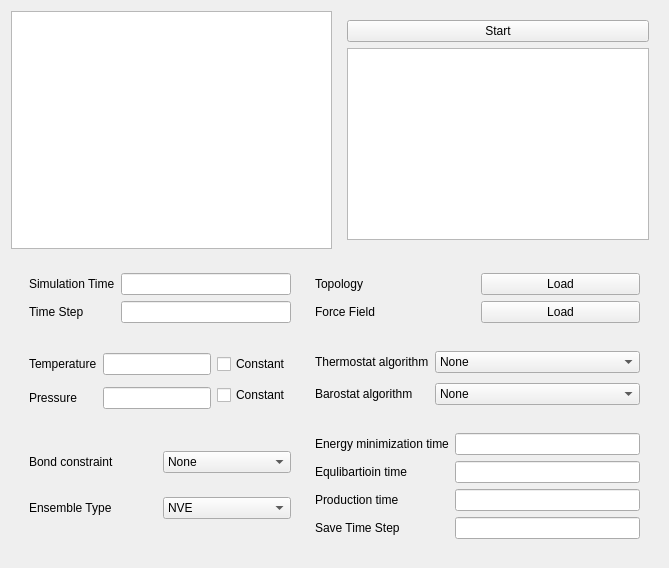
          <widget class="QWidget" name="PybraneSimSetUpTab">
           <attribute name="title">
            <string>Simulator SetUp</string>
           </attribute>
           <layout class="QGridLayout" name="gridLayout_32">
            <item row="0" column="0">
             <widget class="QTextBrowser" name="simsetutplaceholder"/>
            </item>
            <item row="0" column="1">
             <widget class="QWidget" name="PybraneSimSetUpBottomRightWidget" native="true">
              <layout class="QVBoxLayout" name="verticalLayout_6">
               <item>
                <widget class="QPushButton" name="PybraneSimSetUpStartButton">
                 <property name="text">
                  <string>Start</string>
                 </property>
                </widget>
               </item>
               <item>
                <widget class="QTextBrowser" name="PybraneSimSetUpInstructionTextBox"/>
               </item>
              </layout>
             </widget>
            </item>
            <item row="1" column="0" colspan="2">
             <widget class="QWidget" name="PybraneSimSetUpBottomWidget" native="true">
              <layout class="QGridLayout" name="gridLayout_31">
               <item row="0" column="0" colspan="2">
                <widget class="QWidget" name="PybraneSimSetUpBottomLeftWidget" native="true">
                 <layout class="QGridLayout" name="gridLayout_8">
                  <item row="0" column="0">
                   <widget class="QLabel" name="PybraneSimSetUpSimTimeLabel">
                    <property name="text">
                     <string>Simulation Time</string>
                    </property>
                   </widget>
                  </item>
                  <item row="0" column="1">
                   <widget class="QLineEdit" name="PybraneSimSetUpSimTimeLineEdit"/>
                  </item>
                  <item row="1" column="0">
                   <widget class="QLabel" name="PybraneSimSetUpTimeStepLabel">
                    <property name="text">
                     <string>Time Step</string>
                    </property>
                   </widget>
                  </item>
                  <item row="1" column="1">
                   <widget class="QLineEdit" name="PybraneSimSetUpTimeStepLineEdit"/>
                  </item>
                 </layout>
                </widget>
               </item>
               <item row="0" column="2">
                <widget class="QWidget" name="PybraneSimSetUpLoadWidget" native="true">
                 <layout class="QGridLayout" name="gridLayout_7">
                  <item row="0" column="0">
                   <widget class="QLabel" name="PybraneSimSetUpMembraneLabel">
                    <property name="text">
                     <string>Topology</string>
                    </property>
                   </widget>
                  </item>
                  <item row="0" column="1">
                   <widget class="QPushButton" name="PybraneSimSetUpMemLoadButton">
                    <property name="text">
                     <string>Load</string>
                    </property>
                   </widget>
                  </item>
                  <item row="1" column="1">
                   <widget class="QPushButton" name="PybraneSimSetUpFFLoadButton">
                    <property name="text">
                     <string>Load</string>
                    </property>
                   </widget>
                  </item>
                  <item row="1" column="0">
                   <widget class="QLabel" name="PybraneSimSetUpFFLabel">
                    <property name="text">
                     <string>Force Field</string>
                    </property>
                   </widget>
                  </item>
                 </layout>
                </widget>
               </item>
               <item row="1" column="2">
                <widget class="QWidget" name="PybraneSimSetUpBaroThermWidget" native="true">
                 <layout class="QGridLayout" name="gridLayout_28">
                  <item row="1" column="1">
                   <widget class="QComboBox" name="PybraneSimSetUpBArostatComboBox">
                    <item>
                     <property name="text">
                      <string>None</string>
                     </property>
                    </item>
                    <item>
                     <property name="text">
                      <string>Isotropic</string>
                     </property>
                    </item>
                    <item>
                     <property name="text">
                      <string>Anisotopic</string>
                     </property>
                    </item>
                   </widget>
                  </item>
                  <item row="0" column="1">
                   <widget class="QComboBox" name="PybraneSimSetUpThermostatComboBox">
                    <item>
                     <property name="text">
                      <string>None</string>
                     </property>
                    </item>
                    <item>
                     <property name="text">
                      <string>Berendsen</string>
                     </property>
                    </item>
                    <item>
                     <property name="text">
                      <string>Langevin</string>
                     </property>
                    </item>
                    <item>
                     <property name="text">
                      <string>Andersen</string>
                     </property>
                    </item>
                    <item>
                     <property name="text">
                      <string>Langevin w/Collision Frequency</string>
                     </property>
                    </item>
                   </widget>
                  </item>
                  <item row="1" column="0">
                   <widget class="QLabel" name="PybraneSimSetUpBarostatLabel">
                    <property name="text">
                     <string>Barostat algorithm</string>
                    </property>
                   </widget>
                  </item>
                  <item row="0" column="0">
                   <widget class="QLabel" name="PybraneSimSetUpThermostatLabel">
                    <property name="text">
                     <string>Thermostat algorithm</string>
                    </property>
                   </widget>
                  </item>
                 </layout>
                </widget>
               </item>
               <item row="2" column="2">
                <widget class="QWidget" name="PybraneSimSetUpTimeConfigsWidget" native="true">
                 <layout class="QGridLayout" name="gridLayout_30">
                  <item row="0" column="0">
                   <widget class="QLabel" name="PybraneSimSetUpEnergyMinLabel">
                    <property name="text">
                     <string>Energy minimization time</string>
                    </property>
                   </widget>
                  </item>
                  <item row="0" column="1">
                   <widget class="QLineEdit" name="PybraneSimSetUpEnergyMinLineEdit"/>
                  </item>
                  <item row="1" column="0">
                   <widget class="QLabel" name="PybraneSimSetUpEquilibrationLabel">
                    <property name="text">
                     <string>Equlibartioin time</string>
                    </property>
                   </widget>
                  </item>
                  <item row="1" column="1">
                   <widget class="QLineEdit" name="PybraneSimSetUpEquilibrationLineEdit"/>
                  </item>
                  <item row="2" column="0">
                   <widget class="QLabel" name="PybraneSimSetUpProductionLabel">
                    <property name="text">
                     <string>Production time</string>
                    </property>
                   </widget>
                  </item>
                  <item row="2" column="1">
                   <widget class="QLineEdit" name="PybraneSimSetUpProductionLineEdit"/>
                  </item>
                  <item row="3" column="0">
                   <widget class="QLabel" name="PybraneSimSetUpSaveTimeStepLabel">
                    <property name="text">
                     <string>Save Time Step</string>
                    </property>
                   </widget>
                  </item>
                  <item row="3" column="1">
                   <widget class="QLineEdit" name="PybraneSimSetUpSaveTimeStepLineEdit"/>
                  </item>
                 </layout>
                </widget>
               </item>
               <item row="1" column="0" colspan="2">
                <widget class="QWidget" name="PybraneSimSetUpTempPressureWidget" native="true">
                 <layout class="QGridLayout" name="gridLayout_9">
                  <item row="2" column="2" rowspan="2">
                   <widget class="QCheckBox" name="PybraneSimSetUpPressConCheckBox">
                    <property name="text">
                     <string>Constant</string>
                    </property>
                   </widget>
                  </item>
                  <item row="0" column="0" rowspan="3">
                   <widget class="QLabel" name="PybraneSimSetUpTempLabel">
                    <property name="text">
                     <string>Temperature</string>
                    </property>
                   </widget>
                  </item>
                  <item row="3" column="0">
                   <widget class="QLabel" name="PybraneSimSetUpPressLabel">
                    <property name="text">
                     <string>Pressure</string>
                    </property>
                   </widget>
                  </item>
                  <item row="1" column="2">
                   <widget class="QCheckBox" name="PybraneSimSetUpTempConCheckBox">
                    <property name="text">
                     <string>Constant</string>
                    </property>
                   </widget>
                  </item>
                  <item row="1" column="1">
                   <widget class="QLineEdit" name="PybraneSimSetUpTempLineEdit"/>
                  </item>
                  <item row="3" column="1">
                   <widget class="QLineEdit" name="PybraneSimSetUpPressLineEdit"/>
                  </item>
                 </layout>
                </widget>
               </item>
               <item row="2" column="0" colspan="2">
                <widget class="QWidget" name="PybraneSimSetUpBondEnsembleWidget" native="true">
                 <layout class="QGridLayout" name="gridLayout_29">
                  <item row="0" column="0">
                   <widget class="QLabel" name="PybraneSimSetUpBondLabel">
                    <property name="text">
                     <string>Bond constraint</string>
                    </property>
                   </widget>
                  </item>
                  <item row="0" column="1">
                   <widget class="QComboBox" name="PybraneSimSetUpBondComboBox">
                    <item>
                     <property name="text">
                      <string>None</string>
                     </property>
                    </item>
                    <item>
                     <property name="text">
                      <string>SHAKE</string>
                     </property>
                    </item>
                    <item>
                     <property name="text">
                      <string>H and H2O</string>
                     </property>
                    </item>
                    <item>
                     <property name="text">
                      <string>All Bonds</string>
                     </property>
                    </item>
                   </widget>
                  </item>
                  <item row="1" column="0">
                   <widget class="QLabel" name="PybraneSimSetUpEnsembleLabel">
                    <property name="text">
                     <string>Ensemble Type</string>
                    </property>
                   </widget>
                  </item>
                  <item row="1" column="1">
                   <widget class="QComboBox" name="PybraneSimSetUpEnsembleComboBox">
                    <item>
                     <property name="text">
                      <string>NVE</string>
                     </property>
                    </item>
                    <item>
                     <property name="text">
                      <string>NVT</string>
                     </property>
                    </item>
                    <item>
                     <property name="text">
                      <string>NPT</string>
                     </property>
                    </item>
                   </widget>
                  </item>
                 </layout>
                </widget>
               </item>
              </layout>
             </widget>
            </item>
           </layout>
          </widget>
